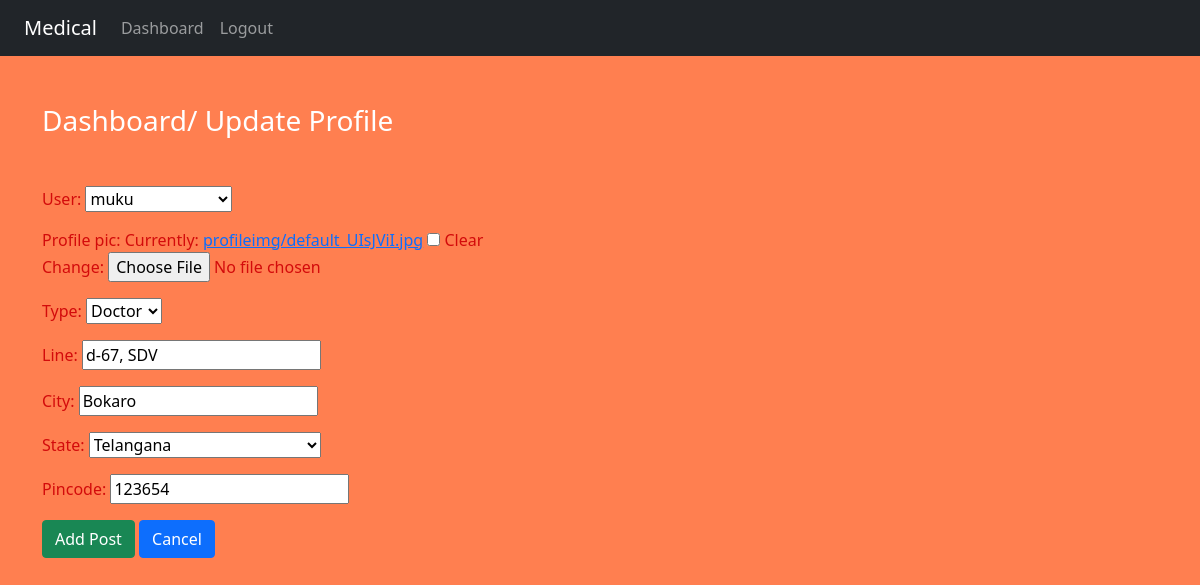
Screenshot of /updatepost/2/ (signed in) with the database file from the repository.
### app/models.py (models this page shows)
class Profile(models.Model):
    user=models.OneToOneField(User,on_delete=models.CASCADE)
    profile_pic=models.ImageField(upload_to='profileimg',default='profileimg/default.jpg',blank=True)
    type=models.CharField(choices=USER_CHOICE,max_length=20)
    line=models.CharField(max_length=100)
    city=models.CharField(max_length=50)
    state=models.CharField(choices=STATE_CHOICES,max_length=50)
    pincode=models.IntegerField()

### app/views.py (the view)
# urls.py: path('updatepost/<int:id>/',views.updatepost,name='updatepost'),
def updatepost(request,id):
    if request.user.is_authenticated:
        if request.method=='POST':
            pi=Profile.objects.get(pk=id)
            fm=ProfileForm(request.POST,instance=pi)
            if fm.is_valid():
                fm.save()
                return HttpResponseRedirect('/dashboard/')
        else:
            pi=Profile.objects.get(pk=id)
            fm=ProfileForm(instance=pi)
        return render(request,'app/updatepost.html',{'form':fm})
    else:
        return HttpResponseRedirect('/login/')

### app/forms.py
class ProfileForm(forms.ModelForm):
    class Meta:
        model=Profile
        fields=['id','user','profile_pic','type','line','city','state','pincode']

### app/templates/app/updatepost.html (shortened to what this page needs)
{% extends 'app/base.html' %}
{% load static %}
{% block content %}
<div class="col-sm-10">
    <h3 class="text-white my-5">Dashboard/ Update Profile</h3>
    <form action="" method="POST">
        {{form.as_p}}
        <input type="submit" class="btn btn-success" value="Add Post">
        <a href="{% url 'dashboard' %}" class="btn btn-primary">Cancel</a>
    </form>
</div>
{% endblock content %}

### app/static/app/css/style.css (style rules this page uses)
body { background-color: rgb(61, 20, 20); color: antiquewhite; }
form { color: rgb(211, 11, 11); }

### app/templates/app/base.html (style rules this page uses)
body { background-color: coral; }

### rows the page displays
Profile: user "muku", type "Doctor", line "d-67, SDV", city "Bokaro", state "Telangana", pincode "123654"
